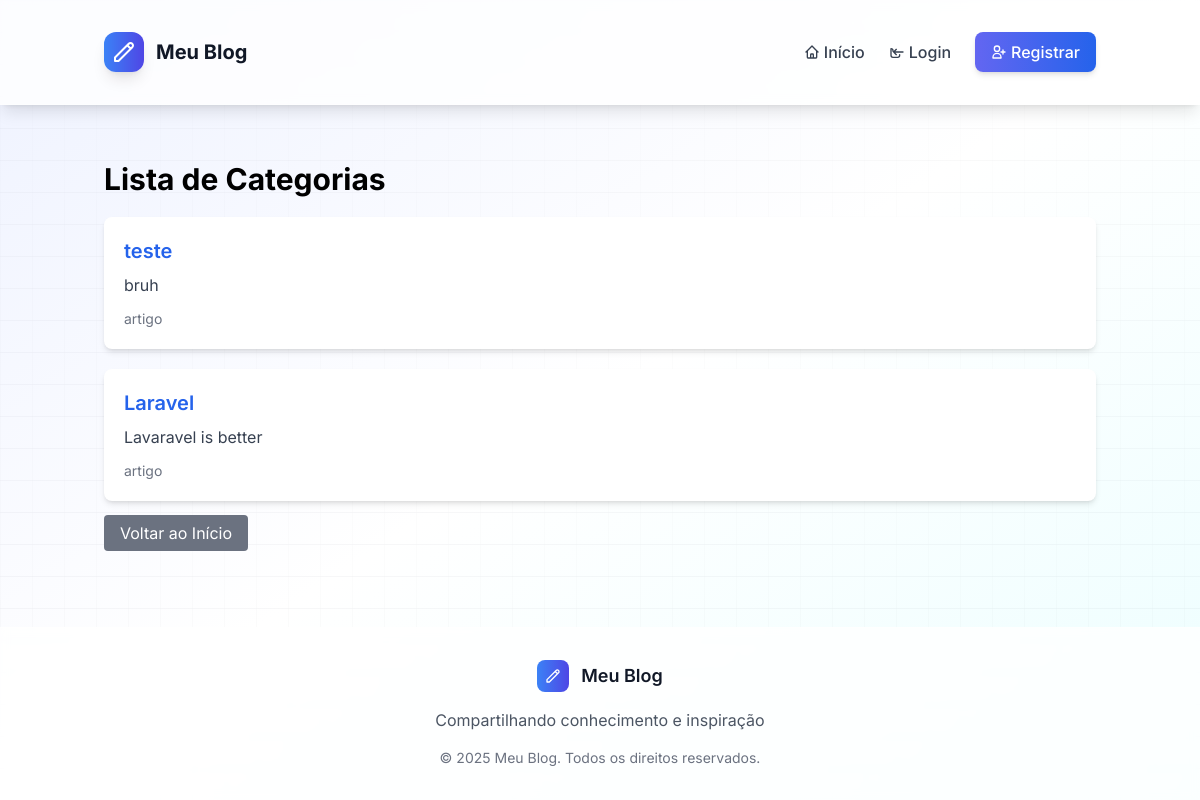
Page /categorias/ on the earlier database version.
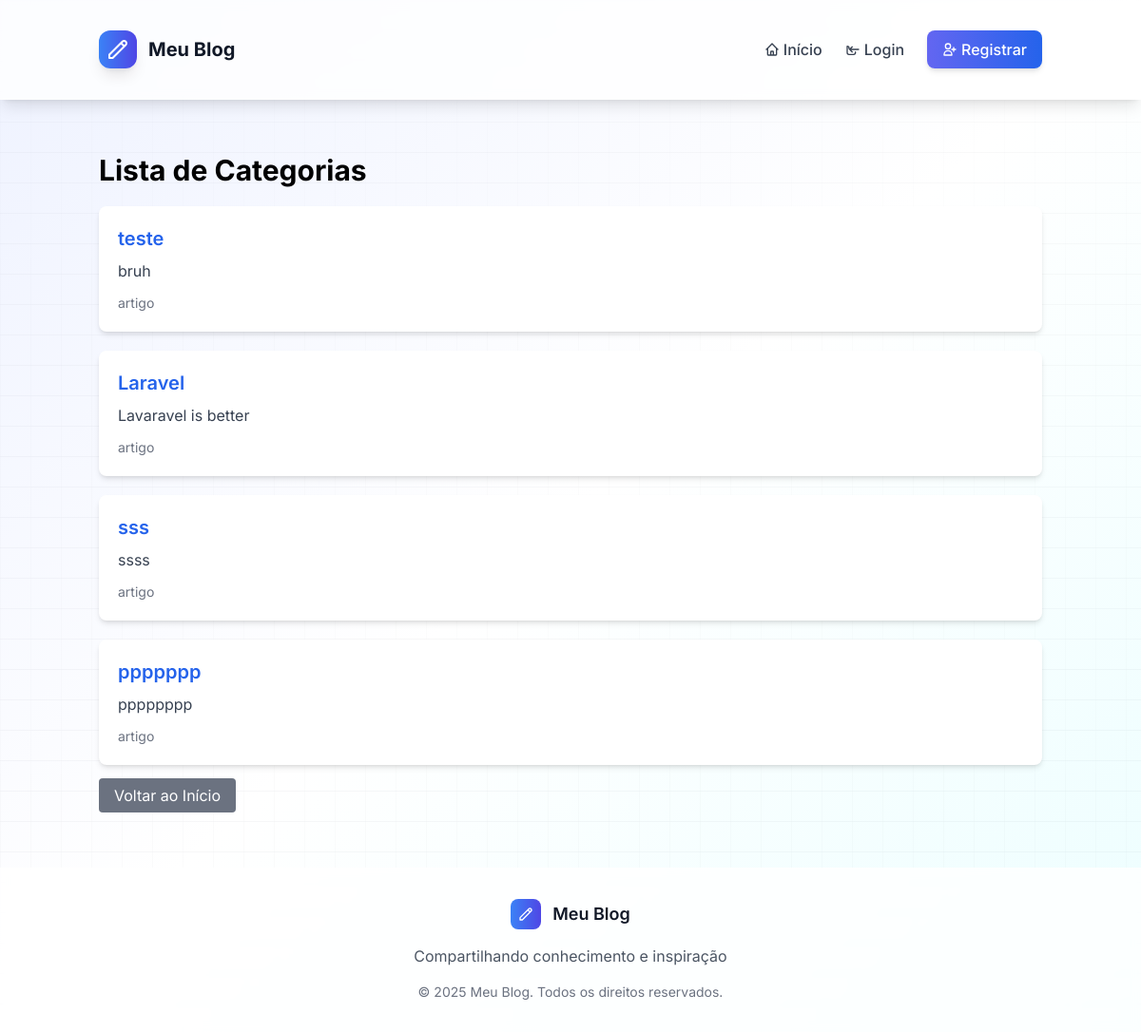
Same page on the later database version.
### blog/models.py (models this page shows, shortened)
class Categoria(models.Model):
    nome = models.CharField(max_length=100)
    descricao = models.TextField(blank=True)
    class Meta:
        verbose_name = 'Categoria'
        verbose_name_plural = 'Categorias'

### blog/views.py (the view)
# urls.py: path('categorias/', views.categoria_list, name='categoria_list'),
def categoria_list(request):
    categorias = Categoria.objects.all()
    return render(request, 'blog/categoria_list.html', {'categorias': categorias})

### blog/templates/blog/categoria_list.html (shortened to what this page needs)
{% extends 'blog/base.html' %}
{% block content %}
<div class="container mx-auto mt-10">
    <div class="flex justify-between items-center mb-5">
        <h1 class="text-3xl font-bold">Lista de Categorias</h1>
    </div>
    <div class="mt-5">
        {% for categoria in categorias %}
            <div class="bg-white shadow-md rounded-lg p-5 mb-5">
                <h2 class="text-xl font-semibold">
                    <a href="{% url 'categoria_detail' categoria.id %}" class="text-blue-600 hover:underline">{{ categoria.nome }}</a>
                </h2>
                {% if categoria.descricao %}
                    <p class="text-gray-700 mt-2">{{ categoria.descricao }}</p>
                {% endif %}
                <p class="text-sm text-gray-500 mt-3">
                    {{ categoria.artigo_set.count }} artigo{{ categoria.artigo_set.count|pluralize }}
                </p>
            </div>
        {% empty %}
            <p class="text-gray-500">Nenhuma categoria encontrada.</p>
        {% endfor %}
    </div>
    <div class="mt-5">
        <a href="{% url 'index' %}" class="bg-gray-500 text-white px-4 py-2 rounded hover:bg-gray-600">Voltar ao Início</a>
    </div>
</div>
{% endblock %}

Differences in the rows shown:
added Categoria: nome "sss", descricao "ssss"
added Categoria: nome "ppppppp", descricao "pppppppp"
